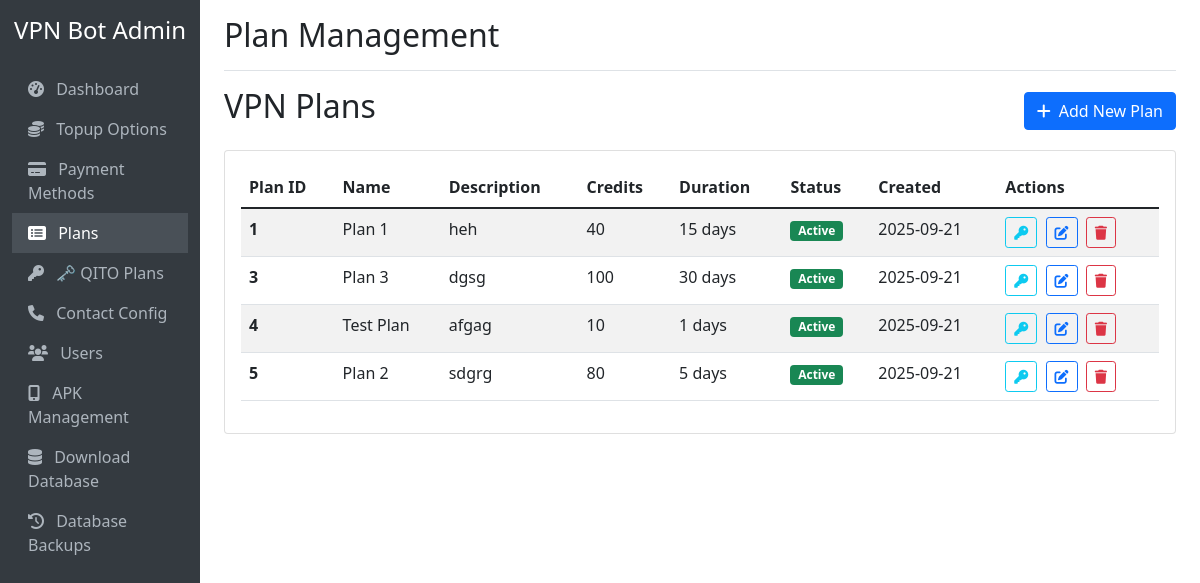
The app's page /plans, older data.
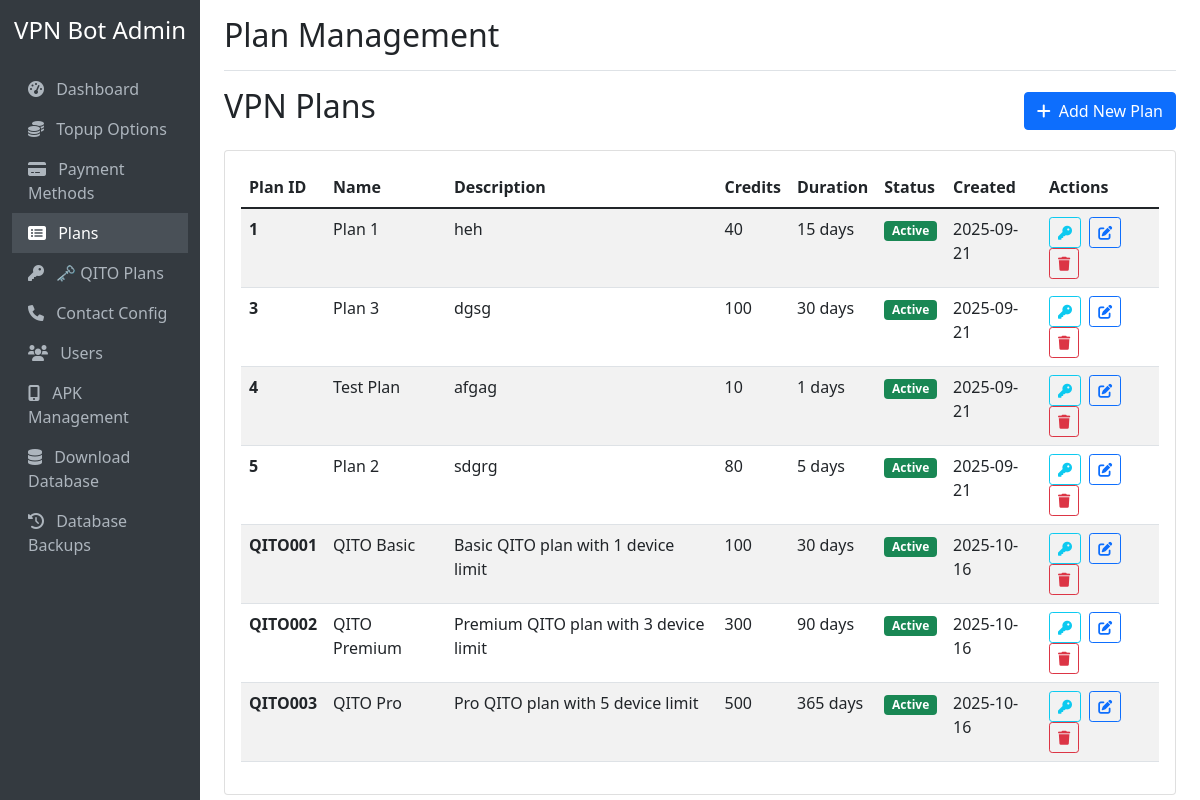
The same page, newer data.
### tables this page shows
CREATE TABLE "plans" (
                id INTEGER PRIMARY KEY AUTOINCREMENT,
                plan_id_number TEXT UNIQUE NOT NULL,
                name TEXT NOT NULL,
                description TEXT,
                credits_required INTEGER NOT NULL,
                duration_days INTEGER NOT NULL,
                is_active BOOLEAN DEFAULT 1,
                created_at TIMESTAMP DEFAULT CURRENT_TIMESTAMP,
                updated_at TIMESTAMP DEFAULT CURRENT_TIMESTAMP
            , device_limit INTEGER DEFAULT 1);

### web_admin.py (the view)
@app.route('/plans')
def plan_management():
    plans = get_all_plans()
    return render_template('plan_management.html', plans=plans)

### database.py (called while the page is built)
def get_all_plans():
    conn = sqlite3.connect(DB_FILE)
    cursor = conn.cursor()
    cursor.execute('SELECT * FROM plans ORDER BY plan_id_number')
    plans = cursor.fetchall()
    conn.close()
    return plans

### templates/plan_management.html (shortened to what this page needs)
{% extends "base.html" %}
{% block page_title %}Plan Management{% endblock %}
{% block content %}
<div class="d-flex justify-content-between align-items-center mb-3">
    <h2>VPN Plans</h2>
    <a href="{{ url_for('add_plan') }}" class="btn btn-primary">
        <i class="fas fa-plus me-2"></i>Add New Plan
    </a>
</div>
<div class="card">
    <div class="card-body">
        {% if plans %}
            <div class="table-responsive">
                <table class="table table-striped">
                    <thead>
                        <tr>
                            <th>Plan ID</th>
                            <th>Name</th>
                            <th>Description</th>
                            <th>Credits</th>
                            <th>Duration</th>
                            <th>Status</th>
                            <th>Created</th>
                            <th>Actions</th>
                        </tr>
                    </thead>
                    <tbody>
                        {% for plan in plans %}
                        <tr>
                            <td><strong>{{ plan[1] }}</strong></td>
                            <td>{{ plan[2] }}</td>
                            <td>{{ plan[3] or '-' }}</td>
                            <td>{{ plan[4] }}</td>
                            <td>{{ plan[5] }} days</td>
                            <td>
                                {% if plan[6] %}
                                    <span class="badge bg-success">Active</span>
                                {% else %}
                                    <span class="badge bg-secondary">Inactive</span>
                                {% endif %}
                            </td>
                            <td>{{ plan[7][:10] }}</td>
                            <td>
                                <a href="{{ url_for('plan_keys', plan_id=plan[0]) }}" class="btn btn-sm btn-outline-info me-1" title="Manage Keys">
                                    <i class="fas fa-key"></i>
                                </a>
                                <a href="{{ url_for('edit_plan', plan_id=plan[0]) }}" class="btn btn-sm btn-outline-primary me-1" title="Edit">
                                    <i class="fas fa-edit"></i>
                                </a>
                                <a href="{{ url_for('delete_plan_route', plan_id=plan[0]) }}"
                                   class="btn btn-sm btn-outline-danger"
                                   onclick="return confirm('Are you sure you want to delete this plan?')" title="Delete">
                                    <i class="fas fa-trash"></i>
                                </a>
                            </td>
                        </tr>
                        {% endfor %}
                    </tbody>
                </table>
            </div>
        {% endif %}
    </div>
</div>
{% endblock %}

### templates/base.html (shortened to what this page needs)
<!DOCTYPE html>
<html lang="en">
<head>
    <link href="https://cdn.jsdelivr.net/npm/bootstrap@5.1.3/dist/css/bootstrap.min.css" rel="stylesheet">
    <link href="https://cdnjs.cloudflare.com/ajax/libs/font-awesome/6.0.0/css/all.min.css" rel="stylesheet">
</head>
<body>
    <div class="container-fluid">
        <div class="row">
            <nav class="col-md-3 col-lg-2 d-md-block sidebar collapse">
                <div class="position-sticky pt-3">
                    <div class="text-center mb-4">
                        <h4 class="text-white">VPN Bot Admin</h4>
                    </div>
                    <ul class="nav flex-column">
                        <li class="nav-item">
                            <a class="nav-link {% if request.endpoint == 'dashboard' %}active{% endif %}" href="{{ url_for('dashboard') }}">
                                <i class="fas fa-tachometer-alt me-2"></i>
                                Dashboard
                            </a>
                        </li>
                        <li class="nav-item">
                            <a class="nav-link {% if request.endpoint == 'topup_management' %}active{% endif %}" href="{{ url_for('topup_management') }}">
                                <i class="fas fa-coins me-2"></i>
                                Topup Options
                            </a>
                        </li>
                        <li class="nav-item">
                            <a class="nav-link {% if request.endpoint == 'payment_management' %}active{% endif %}" href="{{ url_for('payment_management') }}">
                                <i class="fas fa-credit-card me-2"></i>
                                Payment Methods
                            </a>
                        </li>
                        <li class="nav-item">
                            <a class="nav-link {% if request.endpoint == 'plan_management' %}active{% endif %}" href="{{ url_for('plan_management') }}">
                                <i class="fas fa-list-alt me-2"></i>
                                Plans
                            </a>
                        </li>
                        <li class="nav-item">
                            <a class="nav-link " href="{{ url_for('qito_plan_management') }}">
                                <i class="fas fa-key me-2"></i>
                                🗝 QITO Plans
                            </a>
                        </li>
                        <li class="nav-item">
                            <a class="nav-link {% if request.endpoint == 'contact_management' %}active{% endif %}" href="{{ url_for('contact_management') }}">
                                <i class="fas fa-phone me-2"></i>
                                Contact Config
                            </a>
                        </li>
                        <li class="nav-item">
                            <a class="nav-link {% if request.endpoint == 'user_management' %}active{% endif %}" href="{{ url_for('user_management') }}">
                                <i class="fas fa-users me-2"></i>
                                Users
                            </a>
                        </li>
                        <li class="nav-item">
                            <a class="nav-link {% if request.endpoint == 'apk_management' %}active{% endif %}" href="{{ url_for('apk_management') }}">
                                <i class="fas fa-mobile-alt me-2"></i>
                                APK Management
                            </a>
                        </li>
                        <li class="nav-item">
                            <a class="nav-link" href="{{ url_for('download_database') }}">
                                <i class="fas fa-database me-2"></i>
                                Download Database
                            </a>
                        </li>
                        <li class="nav-item">
                            <a class="nav-link {% if request.endpoint == 'list_backups' %}active{% endif %}" href="{{ url_for('list_backups') }}">
                                <i class="fas fa-history me-2"></i>
                                Database Backups
                            </a>
                        </li>
                    </ul>
                </div>
            </nav>
            <main class="col-md-9 ms-sm-auto col-lg-10 px-md-4 main-content">
                <div class="d-flex justify-content-between flex-wrap flex-md-nowrap align-items-center pt-3 pb-2 mb-3 border-bottom">
                    <h1 class="h2">{% block page_title %}Dashboard{% endblock %}</h1>
                </div>
                {% block content %}{% endblock %}
            </main>
        </div>
    </div>
</body>
</html>

### templates/base.html (style rules this page uses)
.sidebar { min-height: 100vh; background-color: #343a40; }
.sidebar .nav-link { color: #adb5bd; }
.sidebar .nav-link.active { color: #fff; background-color: #495057; }
.main-content { margin-left: 0; }
@media (min-width: 768px) { .main-content { margin-left: 250px; } }

Row changes from the older to the newer data that the page shows:
added plans: plan_id_number "QITO001", name "QITO Basic", description "Basic QITO plan with 1 device limit", credits_required "100", duration_days "30", is_active "Active", created_at "2025-10-16"
added plans: plan_id_number "QITO002", name "QITO Premium", description "Premium QITO plan with 3 device limit", credits_required "300", duration_days "90", is_active "Active", created_at "2025-10-16"
added plans: plan_id_number "QITO003", name "QITO Pro", description "Pro QITO plan with 5 device limit", credits_required "500", duration_days "365", is_active "Active", created_at "2025-10-16"
